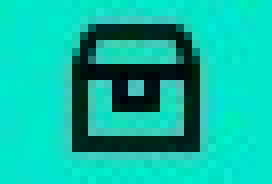
#> input picture chest1.jpg, 34 x 23 px (shown 8 times larger)
$ python main.py   (Python 2 division)
#> lines starting #> are read from the running program, lines starting #| are printed output that depends on the picture
import cv2
import numpy as np
import pyautogui
import time

def locate_on_screen(template, threshold = 0.95, method = cv2.TM_CCORR_NORMED, out = None):
    w, h = template.shape[::-1]
    screenshot = pyautogui.screenshot()
    img = cv2.cvtColor(np.array(screenshot), cv2.COLOR_RGB2GRAY)

    # Apply template Matching
    res = cv2.matchTemplate(img, template, method)

    min_val, max_val, min_loc, max_loc = cv2.minMaxLoc(res)

    if method in [cv2.TM_SQDIFF, cv2.TM_SQDIFF_NORMED]:
        top_left = min_loc
        match_val = 1 - min_val
    else:
        top_left = max_loc
        match_val = max_val

    bottom_right = (top_left[0] + w, top_left[1] + h)
    center_point = (top_left[0] + (w/2), top_left[1] + (h/2))

    print(match_val)

    if out:
        cv2.rectangle(img, top_left, bottom_right, 0, 2)
        cv2.imwrite(out, img)

    if match_val < threshold:
        return None, None, None

    return center_point, top_left, bottom_right

if __name__ == "__main__":
    template = cv2.imread('chest1.jpg', cv2.IMREAD_GRAYSCALE)
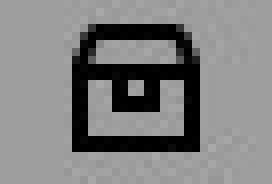
#> template: shape (23, 34) (shown 8 times larger); min 0, max 169, mean 128

    while True:
#> (the run stopped early here; a loop or call above may not have finished)
